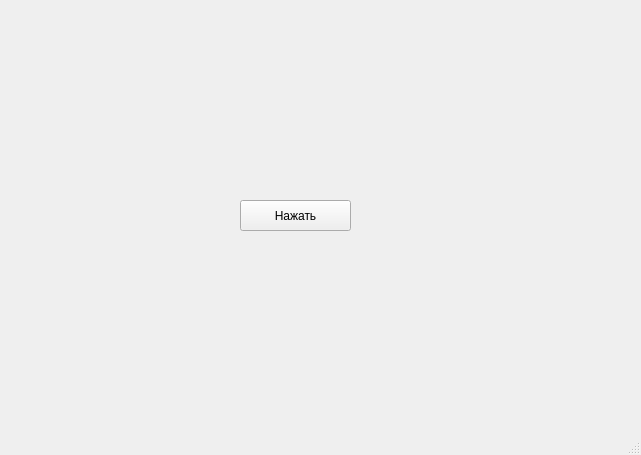
<?xml version="1.0" encoding="UTF-8"?>
<ui version="4.0">
 <class>MainWindow</class>
 <widget class="QMainWindow" name="MainWindow">
  <property name="geometry">
   <rect>
    <x>0</x>
    <y>0</y>
    <width>641</width>
    <height>455</height>
   </rect>
  </property>
  <property name="windowTitle">
   <string>MainWindow</string>
  </property>
  <widget class="QWidget" name="centralwidget">
   <widget class="QPushButton" name="btn">
    <property name="geometry">
     <rect>
      <x>240</x>
      <y>200</y>
      <width>111</width>
      <height>31</height>
     </rect>
    </property>
    <property name="text">
     <string>Нажать</string>
    </property>
   </widget>
  </widget>
  <widget class="QMenuBar" name="menubar">
   <property name="geometry">
    <rect>
     <x>0</x>
     <y>0</y>
     <width>641</width>
     <height>21</height>
    </rect>
   </property>
  </widget>
  <widget class="QStatusBar" name="statusbar"/>
 </widget>
 <resources/>
 <connections/>
</ui>
